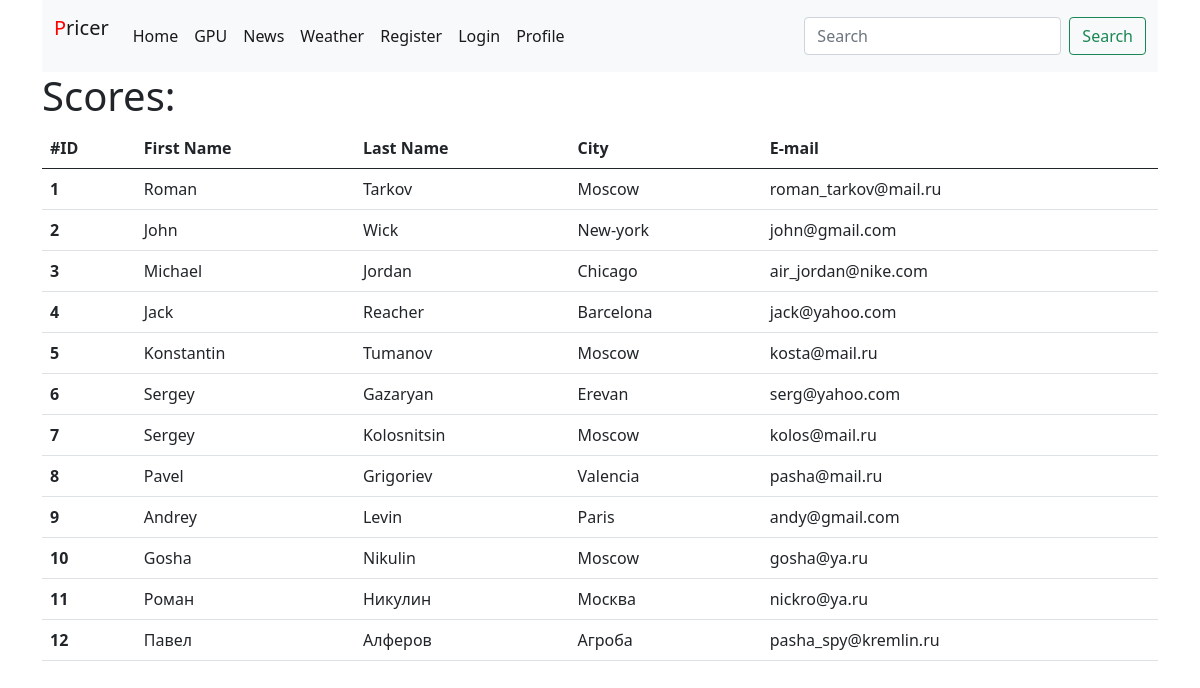
The page /index on the database as committed earlier.
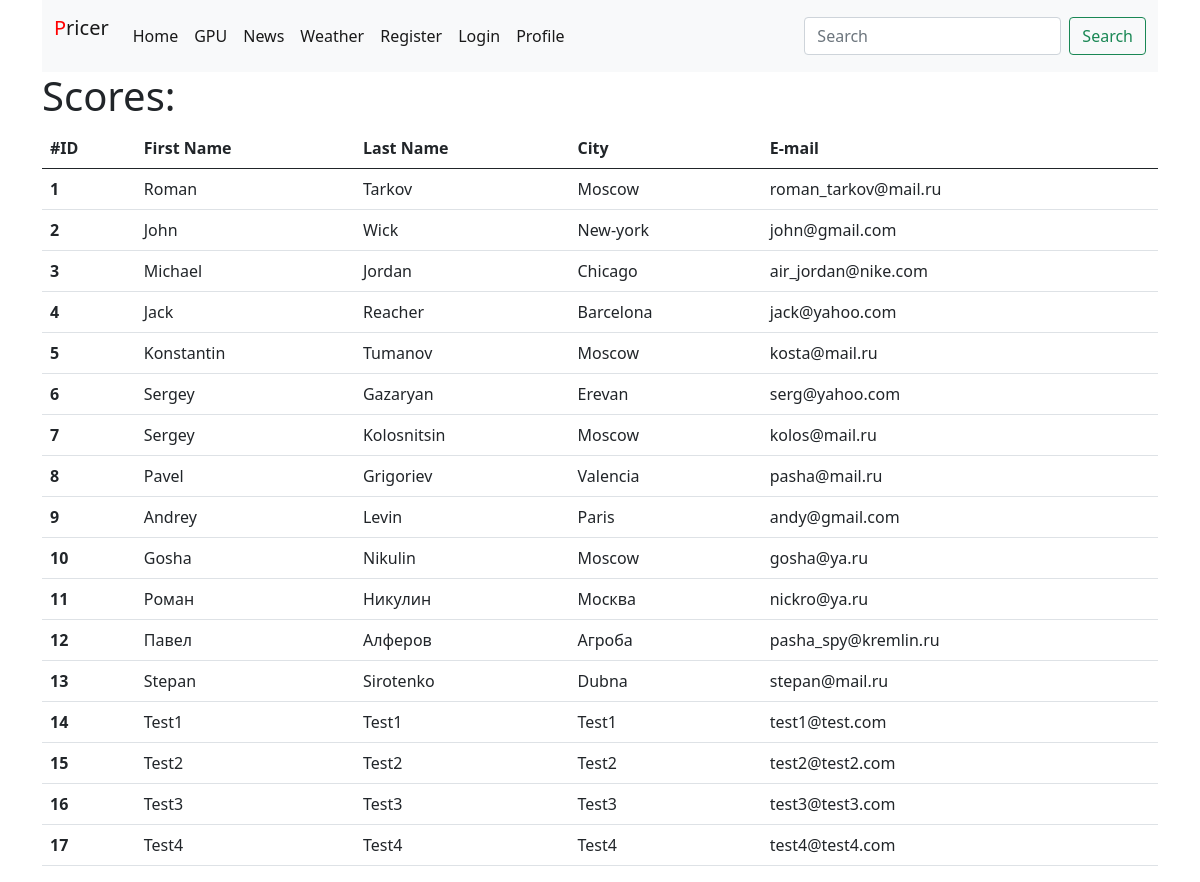
The same page on the database as committed later.
### webapp/model.py (models this page shows, shortened)
class User(db.Model, UserMixin):
    id = db.Column(db.Integer, primary_key=True)
    email = db.Column(db.String(50), unique=True)
    password = db.Column(db.String(500), nullable=True)  # не пустое, под хеш пароля
    role = db.Column(db.String(10), index=True)
    firstname = db.Column(db.String(50))
    lastname = db.Column(db.String(50))
    city = db.Column(db.String(100))
    date = db.Column(db.DateTime, default=datetime.utcnow)

### webapp/__init__.py (the view)
    @app.route('/')
    @app.route('/index')
    def index():
        title = 'Pricer'
        users = User.query.all()
        if users:
            print(len(users))
        else:
            print('we lost users')
        return render_template('index.html', page_title=title, users=users, menu=menu)

### webapp/templates/index.html (shortened to what this page needs)
{% extends 'base.html' %}
{% block content %}
{{ super() }}
<div class="container">
    {% if users %}
    <div class="row">
        <div class="col">
            <h1>Scores:</h1>
            <table class="table">
                <thead>
                    <tr>
                        <th scope="col">#ID</th>
                        <th scope="col">First Name</th>
                        <th scope="col">Last Name</th>
                        <th scope="col">City</th>
                        <th scope="col">E-mail</th>
                    </tr>
                </thead>
                <tbody>
                    {% for user in users %}
                    <tr>
                        <th scope="row">{{ user['id'] }}</th>
                        <td>{{ user['firstname'].capitalize()}}</td>
                        <td>{{ user['lastname'].capitalize()}}</td>
                        <td>{{ user['city'].capitalize() }}</td>
                        <td>{{ user['email'] }}</td>
                    </tr>
                    {% endfor %}
                </tbody>
            </table>
        </div>
    </div>
    {% else %}
    <div class="row">
        <h1>Сервис временно недоступен. Попробуйте позднее.</h1>
    </div>
    {% endif %}
</div>
{% endblock %}

### webapp/templates/base.html (shortened to what this page needs)
<!doctype html>
<html lang="en">
    <head>
        <link href="https://cdn.jsdelivr.net/npm/bootstrap@5.0.0-beta2/dist/css/bootstrap.min.css" rel="stylesheet">
        <link href="/static/style.css" rel="stylesheet">
    </head>
        <body>
        {% block content -%}
            {% block mainmenu -%}
            {% if menu %}
            <div class="container">
                <nav class="navbar navbar-expand-lg navbar-light bg-light">
                    <div class="container-fluid">
                        <a class="navbar-brand" href="/">
                            <p class="own-logo">Pricer</p>
                        </a>
                        <div class="collapse navbar-collapse" id="navbarSupportedContent">
                            <ul class="navbar-nav me-auto mb-2 mb-lg-0">
                                {% for title, url in menu.items() %}
                                <li class="nav-item">
                                    <a class="nav-link active" href="{{ url }}">{{ title }}</a>
                                </li>
                                {% endfor %}
                            </ul>
                            <form class="d-flex">
                                <input class="form-control me-2" type="search" placeholder="Search" aria-label="Search">
                                <button class="btn btn-outline-success" type="submit">Search</button>
                            </form>
                        </div>
                    </div>
                </nav>
            </div>
            {% endif %}
            {% endblock mainmenu -%}
        {% endblock %}
    </body>
</html>

### webapp/static/style.css (style rules this page uses)
p.own-logo:first-letter { color:red; }

Rows that differ between the two databases and show on the page:
added User: id "13", firstname "Stepan", lastname "Sirotenko", city "Dubna", email "stepan@mail.ru"
added User: id "14", firstname "Test1", lastname "Test1", city "Test1", email "test1@test.com"
added User: id "15", firstname "Test2", lastname "Test2", city "Test2", email "test2@test2.com"
added User: id "16", firstname "Test3", lastname "Test3", city "Test3", email "test3@test3.com"
added User: id "17", firstname "Test4", lastname "Test4", city "Test4", email "test4@test4.com"
